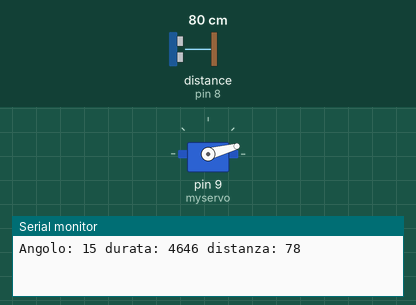
A sketch run on a simulated Arduino Uno, built with avr-gcc and run on an emulated ATmega328P. Shown: servo, the last lines printed to the serial monitor. Wiring (inferred from the names in the program): ultrasonic range finder: trigger pin 7; echo pin 8. Inputs (shaded band) come from the test bench; at power-on: distance to the obstacle (sensor on pin 8) 80 cm. The echo pulse lasts 58.3 µs per cm.

Above: at 0.1 s.
At 7.6 s:
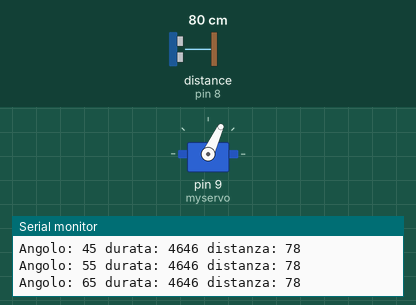
At 18.1 s:
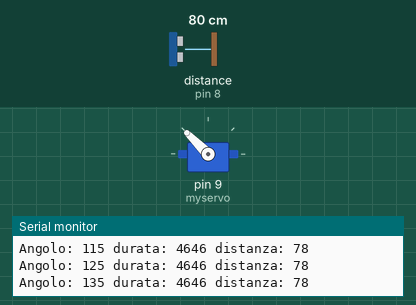
At 37.7 s:
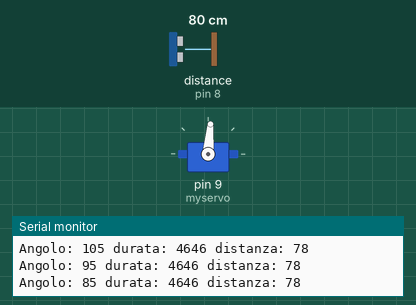
Timing chart, 0 to 40.0 s (numbered marks = the images above):
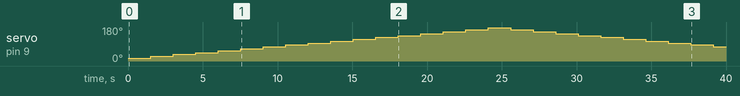

The sketch:

sonar.ino
```cpp
#include <Servo.h>

//HC-SR04 Sensore ultrasuoni
int triggerPort = 7;
int echoPort = 8;


Servo myservo;
int segno=10;
int angle=5;
long distanza;

void setup(){
  pinMode( triggerPort, OUTPUT );
  pinMode( echoPort, INPUT );
  Serial.begin(9600);
  myservo.attach(9);
}

void loop(){
  angle+=segno;
  if (angle >= 175) segno=-10;
  if (angle <= 5) segno=10;

  myservo.write(angle);

//porta bassa l'uscita del trigger
  digitalWrite( triggerPort, LOW );

//invia un impulso di 10microsec su trigger
  digitalWrite( triggerPort, HIGH );
  delayMicroseconds( 10 );
  digitalWrite( triggerPort, LOW );

  long duration = pulseIn( echoPort, HIGH ); //microsec

  if( duration > 38000 ) distanza=0;
  else distanza = 0.034 * duration / 2;  //cm

  Serial.print ("Angolo: ");
  Serial.print (angle);
  Serial.print( " durata: " );
  Serial.print( duration );
  Serial.print( " " );
  Serial.print( "distanza: " );
  Serial.print( distanza );
  Serial.println( " " );

//aspetta 1.5 secondi
  delay( 1500 );

}
```

Measured:
- by itself, servo on pin 9 (myservo): rises from 15° to 175° in 22.6 s, then falls to 75° in 15.1 s
